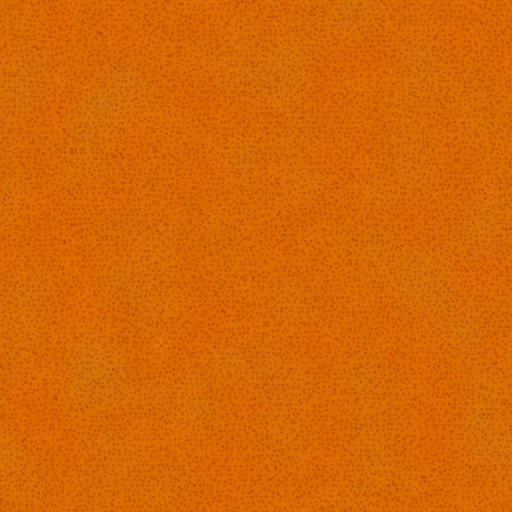
#> input picture experiments/2026-10-30-cote-ete-gt/native_v14/assets/orange_texturecan/food_0022_color_1k.jpg, 1024 x 1024 px (shown at 1/2 size)
$ python pack_orange_pbr.py
#> lines starting #> are read from the running program, lines starting #| are printed output that depends on the picture; pictures that were not available may be replaced by others from this repository, and a replacement may not be noted
#!/usr/bin/env python3
"""Pack the CC0 TextureCan orange maps into the engine's compact mip format.
Requires Pillow and NumPy. The native build consumes the generated .m3dpbr file.
"""
from pathlib import Path
import struct
import numpy as np
from PIL import Image

ROOT = Path(__file__).resolve().parent
OUT = ROOT / "orange_peel_512.m3dpbr"
SIZE = 512
LEVELS = 7


def rgb565(rgb):
    q = np.clip(np.rint(rgb), 0, 255).astype(np.uint16)
    return ((q[..., 0] >> 3) << 11) | ((q[..., 1] >> 2) << 5) | (q[..., 2] >> 3)


def half_mean(a):
    h, w = a.shape[:2]
    return a[:h - h % 2, :w - w % 2].reshape(h // 2, 2, w // 2, 2, *a.shape[2:]).mean(axis=(1, 3))


color = np.asarray(Image.open(ROOT / "food_0022_color_1k.jpg").convert("RGB").resize((SIZE, SIZE), Image.Resampling.LANCZOS), dtype=np.float32)
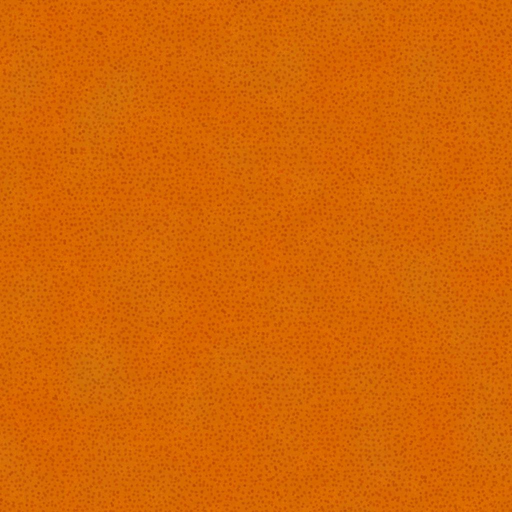
#> color: shape (512, 512, 3) float32; mean R, G, B 212.5, 102.6, 4
normal_image = Image.open(ROOT / "food_0022_normal_opengl_1k.png").convert("RGB").resize((SIZE, SIZE), Image.Resampling.LANCZOS)
normal = np.asarray(normal_image, dtype=np.float32) / 127.5 - 1.0
normal /= np.maximum(np.linalg.norm(normal, axis=2, keepdims=True), 1e-6)
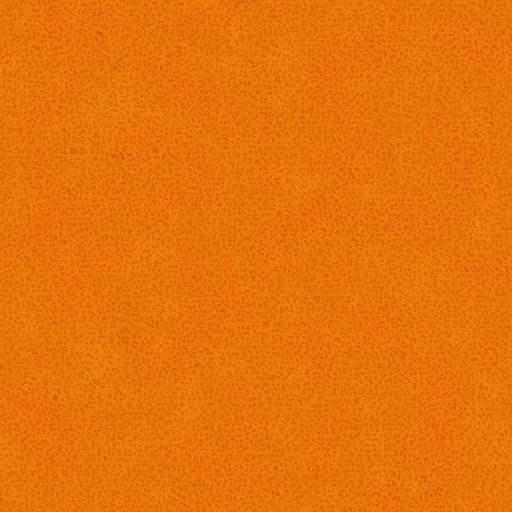
#> normal: shape (512, 512, 3) float32; mean R, G, B 0.558, -0.163, -0.811; drawn with min black and max white
rough = np.asarray(Image.open(ROOT / "food_0022_roughness_1k.jpg").convert("L").resize((SIZE, SIZE), Image.Resampling.LANCZOS), dtype=np.float32)
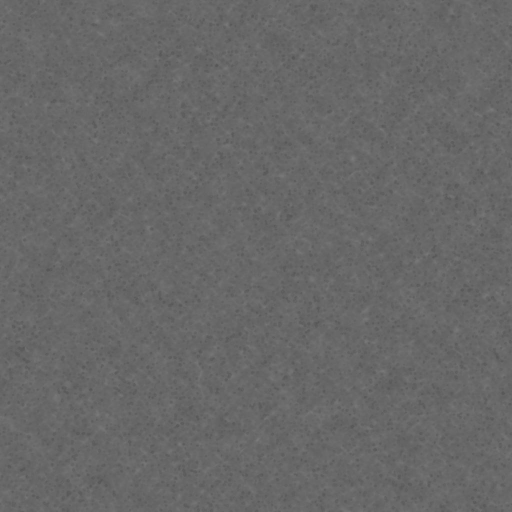
#> input picture experiments/2026-10-30-cote-ete-gt/native_v14/assets/orange_texturecan/food_0022_roughness_1k.jpg, 1024 x 1024 px (shown at 1/2 size)
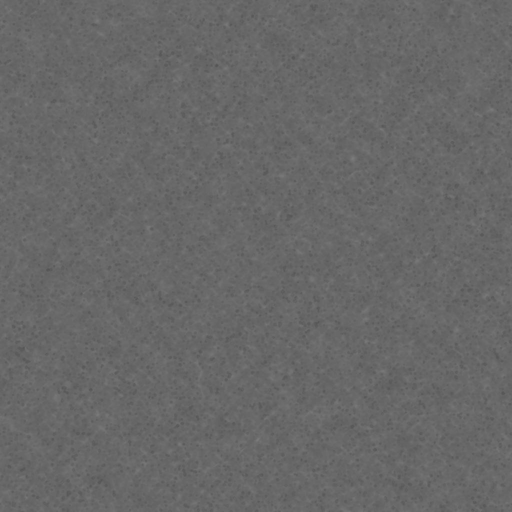
#> rough: shape (512, 512) float32; min 84, max 123, mean 103.9
rough = np.repeat(rough[..., None], 3, axis=2)
#> rough: shape (512, 512, 3) float32

with OUT.open("wb") as f:
    f.write(b"M3DPBR1\0")
    f.write(struct.pack("<II", SIZE, LEVELS))
    for level in range(LEVELS):
        size = SIZE >> level
        f.write(struct.pack("<I", size))
        f.write(rgb565(color).astype("<u2", copy=False).tobytes())
        f.write(rgb565((normal + 1.0) * 127.5).astype("<u2", copy=False).tobytes())
        f.write(rgb565(rough).astype("<u2", copy=False).tobytes())
        if level != LEVELS - 1:
            color = half_mean(color)
            normal = half_mean(normal)
            normal /= np.maximum(np.linalg.norm(normal, axis=2, keepdims=True), 1e-6)
            rough = half_mean(rough)
#> this loop made 7 passes
#> pass 1, in rgb565 (call 2), `q = np.clip(np.rint(rgb), 0, 255).astype(np.uint16)`:
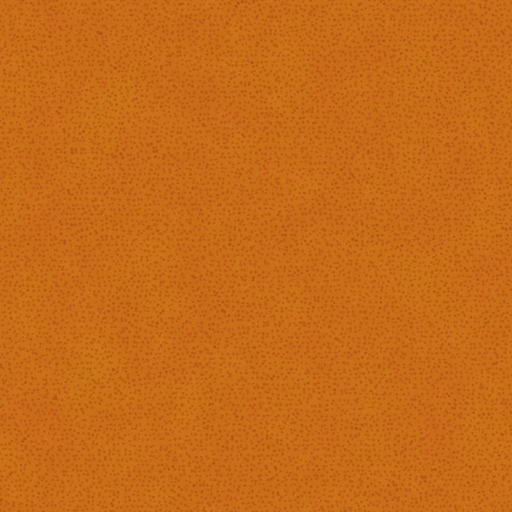
#> q: shape (512, 512, 3) uint16; mean of channels 0, 1, 2 198.6, 106.7, 24.1; drawn as R, G, B
#> (the run stopped early here; a loop or call above may not have finished)
